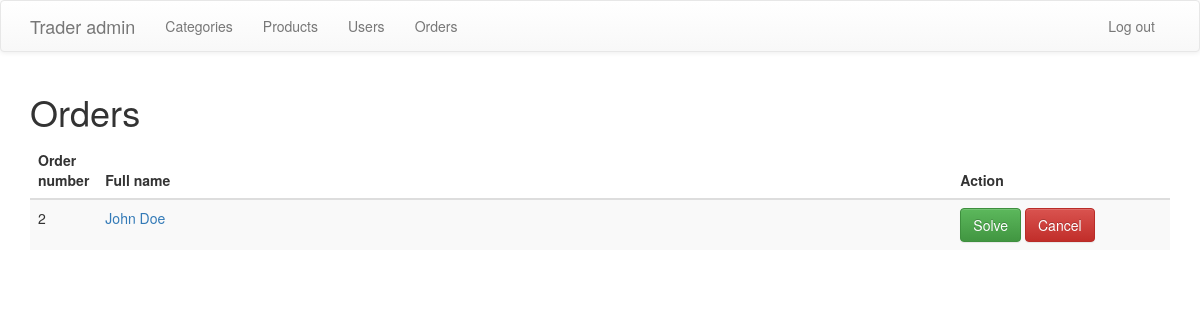
The app's page /admin/orders.php, older data.
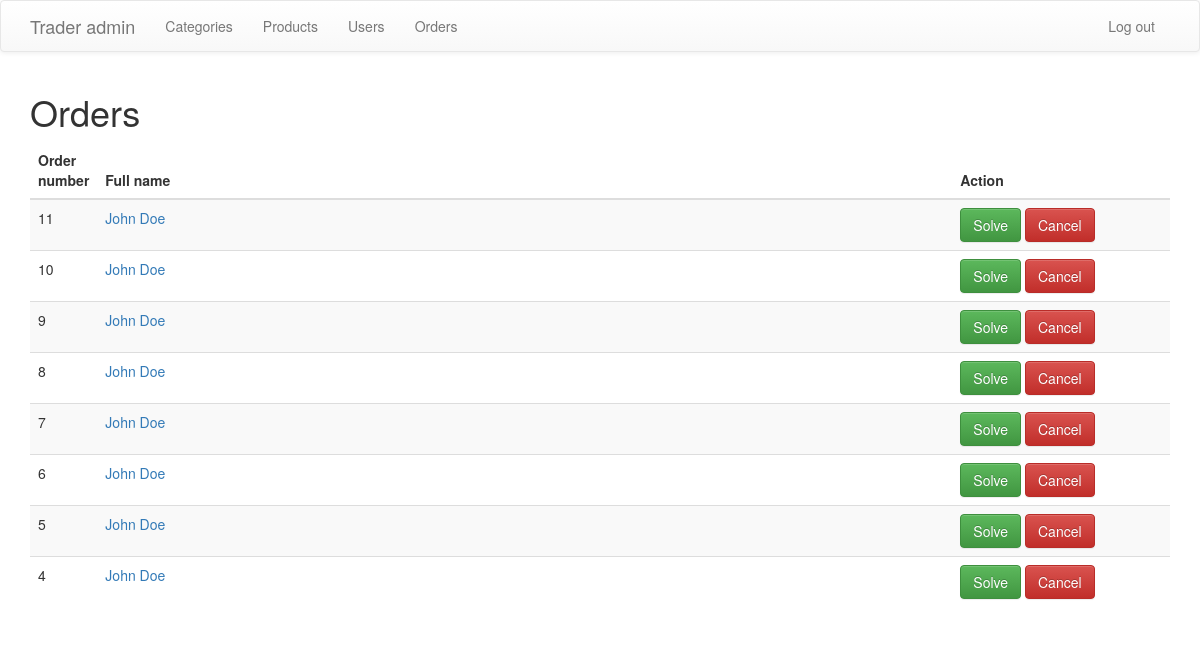
The same page, newer data.
### tables this page shows
CREATE TABLE IF NOT EXISTS `orders` (
  `order_id` int(11) NOT NULL AUTO_INCREMENT,
  `user_id` int(11) NOT NULL,
  `fname` varchar(255) NOT NULL,
  `lname` varchar(255) NOT NULL,
  `email` varchar(255) NOT NULL,
  `phone` varchar(255) NOT NULL,
  `products` text NOT NULL,
  `quantity` text NOT NULL,
  `address` text NOT NULL,
  `order_date` timestamp NOT NULL DEFAULT CURRENT_TIMESTAMP ON UPDATE CURRENT_TIMESTAMP,
  `status` int(11) NOT NULL DEFAULT '1' COMMENT '1 - order is not resolved, 0 - order is resolved',
  `canceled` int(11) NOT NULL DEFAULT '0' COMMENT '1 - order is canceled, 0 - order is not canceled',
  PRIMARY KEY (`order_id`)
);

### admin/config.php (called while the page is built, shortened)
<?php
$base_path = "http://localhost/trader/admin";

### admin/orders.php (the view, shortened to what this page needs)
<?php
include('config.php');
?>
<!DOCTYPE html>
<html lang="en">
<head>
	<link rel="stylesheet" href="https://maxcdn.bootstrapcdn.com/bootstrap/3.3.4/css/bootstrap.min.css">
	<link rel="stylesheet" href="https://maxcdn.bootstrapcdn.com/bootstrap/3.3.4/css/bootstrap-theme.min.css">
</head>
<body>
	<?php include('template_parts/header.php'); ?>
	<div class="container">
		<h1>Orders</h1>
		<table class="table table-striped">
			<thead>
				<tr>
					<th width="5%">Order number</th>
					<th width="75%">Full name</th>
					<th>Action</th>
				</tr>
			</thead>
			<tbody>
				<?php
				$orders = $db->query("SELECT * FROM orders WHERE status='1' AND canceled='0' ORDER BY order_date DESC");
				while($row = $orders->fetch_assoc()) {
				?>
				<tr>
					<td>
						<?php echo $row['order_id'] ?>
					</td>
					<td>
						<a href="view_order.php?order_id=<?php echo $row['order_id']; ?>">
						<?php echo $row['fname'] . ' ' . $row['lname']; ?>
						</a>
					</td>
					<td>
						<a href="solve_order.php?order_id=<?php echo $row['order_id']; ?>" class="btn btn-success">Solve</a>
						<a href="cancel_order.php?order_id=<?php echo $row['order_id']; ?>" class="btn btn-danger">Cancel</a>
					</td>
				</tr>
				<?php
				}
				?>
			</tbody>
		</table>
	</div>
</body>
</html>

### admin/template_parts/header.php (shortened to what this page needs)
<nav class="navbar navbar-default">
  <div class="container">
    <div class="navbar-header">
      <a class="navbar-brand" href="<?php echo $base_path; ?>/dashboard.php">Trader admin</a>
    </div>
    <div class="collapse navbar-collapse" id="bs-example-navbar-collapse-1">
      <ul class="nav navbar-nav">
        <li><a href="<?php echo $base_path; ?>/categories.php">Categories</a></li>
        <li><a href="<?php echo $base_path; ?>/products.php">Products</a></li>
        <li><a href="<?php echo $base_path; ?>/users.php">Users</a></li>
        <li><a href="<?php echo $base_path; ?>/orders.php">Orders</a></li>
      </ul>
      <ul class="nav navbar-nav navbar-right">
        <li><a href="<?php echo $base_path; ?>/logout.php">Log out</a></li>
      </ul>
    </div>
  </div>
</nav>

Row changes from the older to the newer data that the page shows:
removed orders: order_id "2", fname "John", lname "Doe"
added orders: order_id "11", fname "John", lname "Doe"
added orders: order_id "10", fname "John", lname "Doe"
added orders: order_id "9", fname "John", lname "Doe"
added orders: order_id "8", fname "John", lname "Doe"
added orders: order_id "7", fname "John", lname "Doe"
added orders: order_id "6", fname "John", lname "Doe"
added orders: order_id "5", fname "John", lname "Doe"
added orders: order_id "4", fname "John", lname "Doe"
